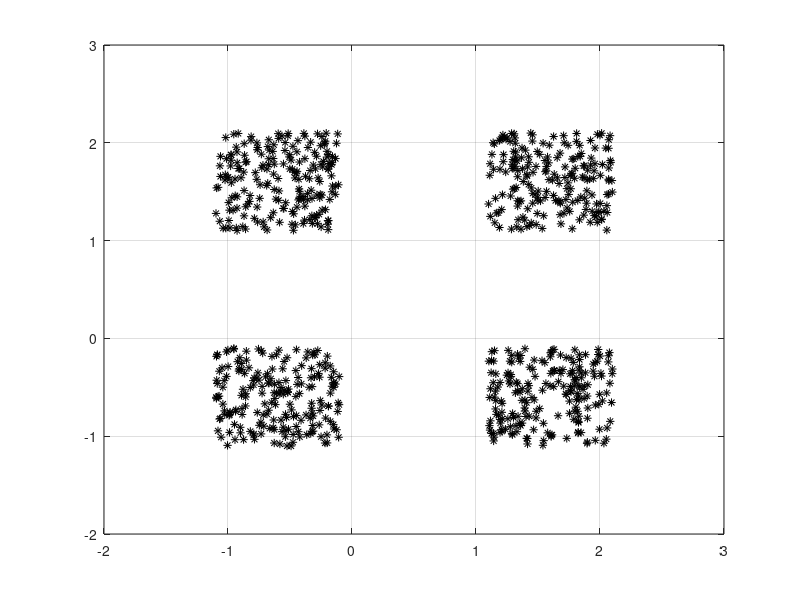

Recreate this plot in MATLAB.
close all, clear all, clc, format compact

% number of samples of each cluster
K = 200;
% offset of classes
q = 1.1;
% define 4 clusters of input data
P = [rand(1,K)-q rand(1,K)+q rand(1,K)+q rand(1,K)-q;
     rand(1,K)+q rand(1,K)+q rand(1,K)-q rand(1,K)-q];
% plot clusters
plot(P(1,:),P(2,:),'k*')
hold on
grid on
% %%
% 
% % SOM parameters
% dimensions   = [10 10];
% coverSteps   = 100;
% initNeighbor = 4;
% topologyFcn  = 'hextop';
% distanceFcn  = 'linkdist';
% 
% % define net
% net = selforgmap(dimensions,coverSteps,initNeighbor,topologyFcn,distanceFcn);
% plotsomtop(net)
% 
% %%
% % train
% [net,Y] = train(net,P);
% 
% %%
% % plot input data and SOM weight positions
% plotsomtop(net)
% plotsompos(net,P);
% grid on
% 
% % plot SOM neighbor distances
% plotsomnd(net)
% 
% % plot for each SOM neuron the number of input vectors that it classifies
% figure
% plotsomhits(net,P)